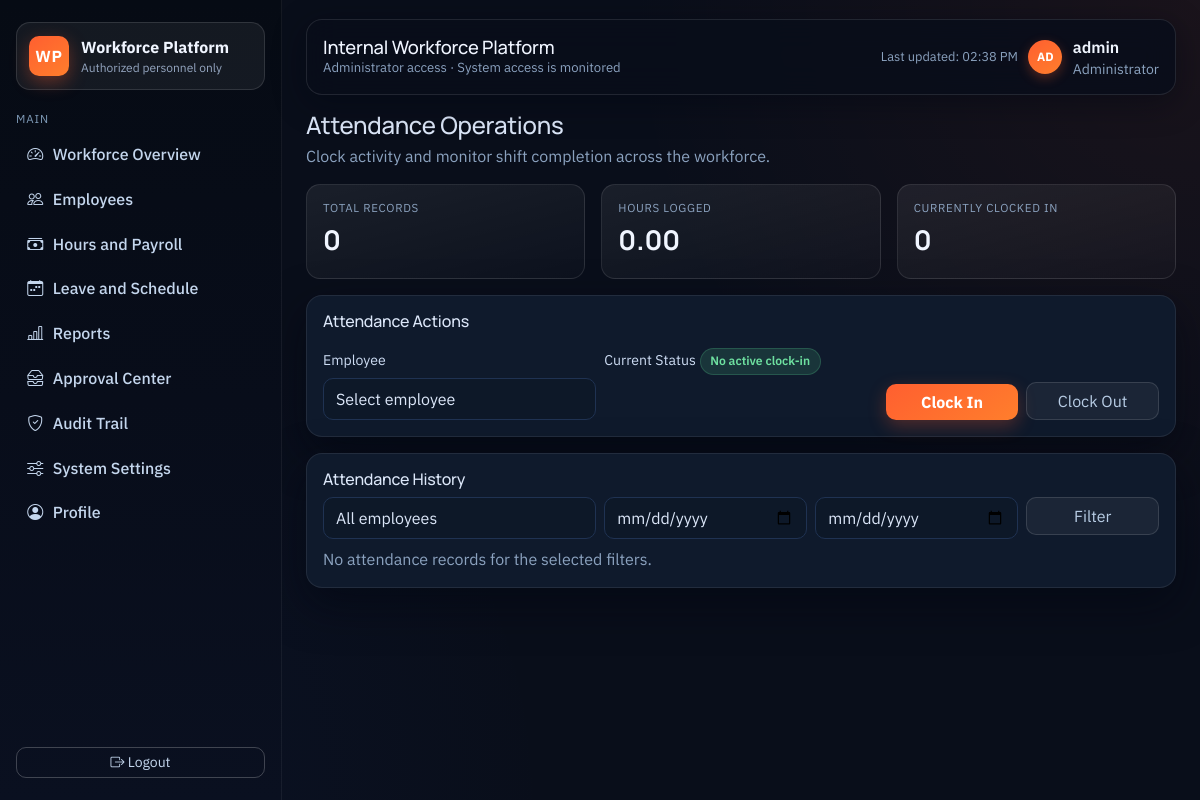
The app's page /attendance/ (signed in), older data.
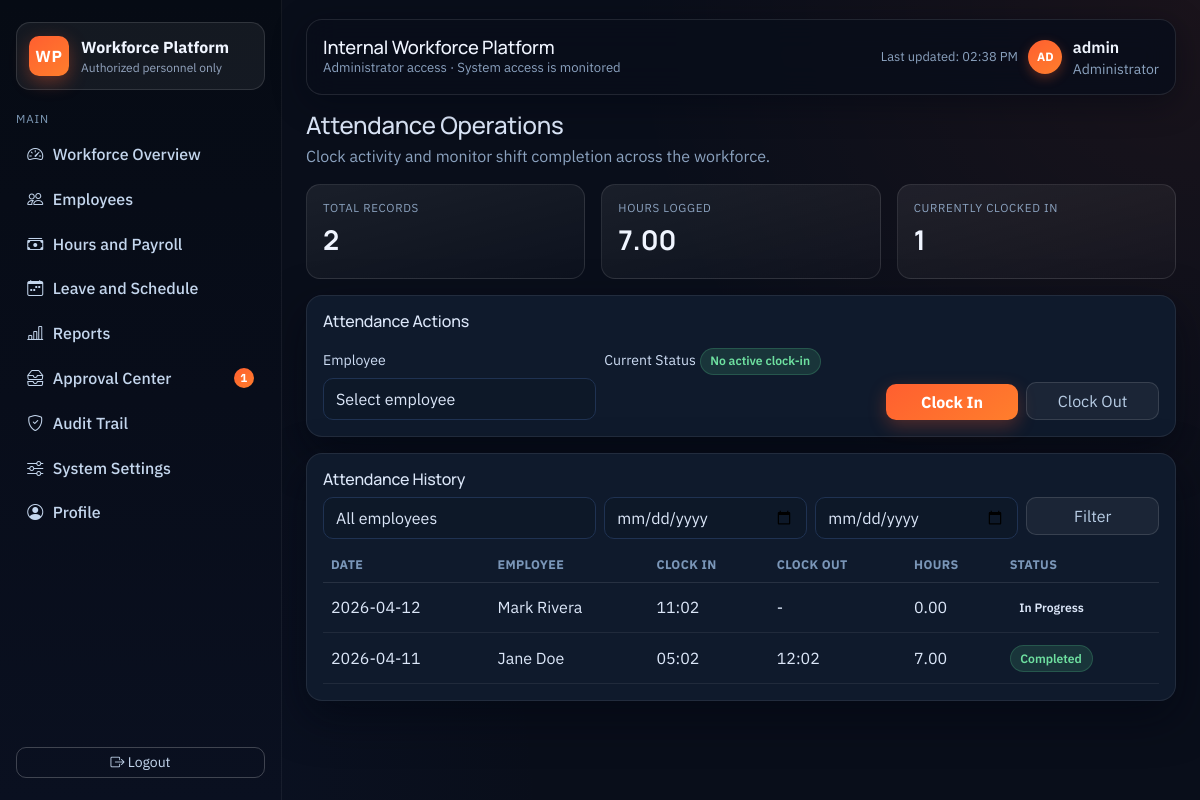
The same page, newer data.
### app/models.py (models this page shows, shortened)
class User(UserMixin, db.Model):
    __tablename__ = "users"
    id = db.Column(db.Integer, primary_key=True)
    username = db.Column(db.String(120), unique=True, nullable=False)
    password_hash = db.Column(db.String(255), nullable=False)
    role = db.Column(db.String(30), nullable=False, default=Role.EMPLOYEE)
    employee_id = db.Column(db.Integer, db.ForeignKey("employees.id"), nullable=True, unique=True)
    created_at = db.Column(db.DateTime, default=datetime.utcnow)
    employee = db.relationship("Employee", back_populates="user", lazy="joined")
    notifications = db.relationship(
        "Notification",
        back_populates="user",
        cascade="all, delete-orphan",
        lazy="select",
    )
    audit_entries = db.relationship(
        "AuditLog",
        back_populates="user",
        cascade="all, delete-orphan",
        lazy="select",
    )
    def is_employee(self) -> bool:
        return self.role == Role.EMPLOYEE
    def has_admin_access(self) -> bool:
        return self.role in Role.ADMIN_LIKE

class Attendance(db.Model):
    __tablename__ = "attendance_records"
    id = db.Column(db.Integer, primary_key=True)
    employee_id = db.Column(db.Integer, db.ForeignKey("employees.id"), nullable=False)
    clock_in_at = db.Column(db.DateTime, nullable=False)
    clock_out_at = db.Column(db.DateTime, nullable=True)
    hours_worked = db.Column(db.Float, nullable=False, default=0.0)
    status = db.Column(db.String(32), nullable=False, default="In Progress")
    date = db.Column(db.Date, nullable=False, default=date.today)
    created_at = db.Column(db.DateTime, default=datetime.utcnow)
    employee = db.relationship("Employee", back_populates="attendance_records", lazy="joined")

class Employee(db.Model):
    __tablename__ = "employees"
    id = db.Column(db.Integer, primary_key=True)
    first_name = db.Column(db.String(120), nullable=False)
    last_name = db.Column(db.String(120), nullable=False)
    email = db.Column(db.String(160), unique=True, nullable=False)
    phone = db.Column(db.String(40), nullable=True)
    department_id = db.Column(db.Integer, db.ForeignKey("departments.id"), nullable=True)
    job_title = db.Column(db.String(120), nullable=False, default="Employee")
    schedule = db.Column(db.String(64), nullable=False, default="Mon-Fri 9:00 AM - 5:00 PM")
    hourly_rate = db.Column(db.Float, nullable=False, default=25.0)
    overtime_multiplier = db.Column(db.Float, nullable=False, default=1.5)
    date_hired = db.Column(db.Date, nullable=False, default=date.today)
    address = db.Column(db.String(255), nullable=True)
    created_at = db.Column(db.DateTime, default=datetime.utcnow)
    department = db.relationship("Department", back_populates="employees", lazy="joined")
    user = db.relationship("User", back_populates="employee", uselist=False)
    payroll_records = db.relationship(
        "PayrollRecord",
        back_populates="employee",
        cascade="all, delete-orphan",
        lazy="select",
    )
    leave_requests = db.relationship(
        "LeaveRequest",
        back_populates="employee",
        cascade="all, delete-orphan",
        lazy="select",
    )
    attendance_records = db.relationship(
        "Attendance",
        back_populates="employee",
        cascade="all, delete-orphan",
        lazy="select",
    )
    def full_name(self):
        return f"{self.first_name} {self.last_name}"

### app/routes/attendance.py (the view, shortened to what this page needs)
@attendance_bp.route("/", methods=("GET", "POST"))
@login_required
def index():
    employee = get_current_employee()
    selected_employee_id = request.args.get("employee_id", "") or None
    start_date = request.args.get("start_date", "")
    end_date = request.args.get("end_date", "")
    employees = []
    if current_user.has_admin_access():
        employees = Employee.query.order_by(Employee.last_name, Employee.first_name).all()
    attendance_query = Attendance.query.options(joinedload(Attendance.employee)).order_by(Attendance.clock_in_at.desc())
    if current_user.is_employee():
        attendance_query = attendance_query.filter_by(employee_id=current_user.employee_id)
    else:
        if selected_employee_id:
            selected_employee_id = parse_positive_int(selected_employee_id, default=None)
            if selected_employee_id:
                attendance_query = attendance_query.filter_by(employee_id=selected_employee_id)
        parsed_start = parse_date(start_date)
        parsed_end = parse_date(end_date)
        if parsed_start:
            attendance_query = attendance_query.filter(Attendance.date >= parsed_start)
        if parsed_end:
            attendance_query = attendance_query.filter(Attendance.date <= parsed_end)
    records = attendance_query.all()
    total_records = Attendance.query.count() if current_user.has_admin_access() else Attendance.query.filter_by(employee_id=current_user.employee_id).count()
    total_hours = sum(record.hours_worked for record in records if record.hours_worked)
    if current_user.has_admin_access():
        active_clock_ins = Attendance.query.filter_by(clock_out_at=None).count()
    else:
        active_clock_ins = Attendance.query.filter_by(employee_id=current_user.employee_id, clock_out_at=None).count()
    active_record = None
    if current_user.is_employee():
        active_record = Attendance.query.filter_by(employee_id=current_user.employee_id, clock_out_at=None).first()
    return render_template(
        "attendance.html",
        active_page="attendance",
        employees=employees,
        records=records,
        selected_employee=selected_employee_id,
        start_date=start_date,
        end_date=end_date,
        total_records=total_records,
        total_hours=total_hours,
        active_clock_ins=active_clock_ins,
        active_record=active_record,
        employee=employee,
    )

### app/models.py (called while the page is built)
    @classmethod
    def label(cls, role: str) -> str:
        mapping = {
            cls.EXECUTIVE: "Executive",
            cls.ADMIN: "Administrator",
            cls.HR: "HR",
            cls.PAYROLL: "Payroll Admin",
            cls.MANAGER: "Manager",
            cls.EMPLOYEE: "Employee",
        }
        if not role:
            return "Unknown"
        return mapping.get(role, role.title())

### app/routes/auth.py (called while the page is built)
@login_manager.user_loader
def load_user(user_id):
    return User.query.get(int(user_id))

### app/utils.py (called while the page is built)
def get_current_employee():
    if current_user.is_authenticated and current_user.employee_id:
        return Employee.query.options(joinedload(Employee.department)).get(current_user.employee_id)
    return None

def parse_date(value):
    if not value:
        return None
    try:
        return date.fromisoformat(value)
    except ValueError:
        return None

### app/templates/attendance.html (shortened to what this page needs)
{% extends "base.html" %}
{% block content %}
<div class="d-flex flex-wrap justify-content-between align-items-start gap-3 mb-3">
  <div>
    <h2 class="h4 mb-1">Attendance Operations</h2>
    <p class="text-muted mb-0">Clock activity and monitor shift completion across the workforce.</p>
  </div>
</div>
<div class="row g-3 mb-3">
  <div class="col-md-4"><div class="kpi-card"><div class="kpi-label">Total Records</div><p class="kpi-value">{{ total_records }}</p></div></div>
  <div class="col-md-4"><div class="kpi-card"><div class="kpi-label">Hours Logged</div><p class="kpi-value">{{ total_hours|hours }}</p></div></div>
  <div class="col-md-4"><div class="kpi-card"><div class="kpi-label">Currently Clocked In</div><p class="kpi-value">{{ active_clock_ins }}</p></div></div>
</div>
<div class="surface-card mb-3">
  <h3 class="h6">Attendance Actions</h3>
  <div class="row g-2 mt-1">
    {% if current_user.has_admin_access() %}
      <div class="col-md-4">
        <label class="form-label">Employee</label>
        <select id="employee_id" class="form-select" form="clockInForm" name="employee_id">
          <option value="">Select employee</option>
        </select>
      </div>
    {% endif %}
    <div class="col-md-4">
      <label class="form-label">Current Status</label>
      <div class="status-badge status-{{ active_record.status|lower|replace(' ', '_') if active_record else 'active' }}">{{ active_record.status if active_record else 'No active clock-in' }}</div>
    </div>
    <div class="col-md-4 d-flex align-items-end gap-2">
      <form id="clockInForm" method="post" class="w-100"><input type="hidden" name="action" value="clock_in" /><button type="submit" class="btn btn-primary w-100">Clock In</button></form>
      <form method="post" class="w-100"><input type="hidden" name="action" value="clock_out" /><button type="submit" class="btn btn-ghost w-100">Clock Out</button></form>
    </div>
  </div>
</div>
<div class="surface-card">
  <h3 class="h6">Attendance History</h3>
  <form method="get" class="row g-2 mb-2">
    {% if current_user.has_admin_access() %}
      <div class="col-md-4">
        <select name="employee_id" class="form-select">
          <option value="">All employees</option>
        </select>
      </div>
    {% endif %}
    <div class="col-md-3"><input type="date" name="start_date" class="form-control" value="{{ start_date }}" /></div>
    <div class="col-md-3"><input type="date" name="end_date" class="form-control" value="{{ end_date }}" /></div>
    <div class="col-md-2"><button class="btn btn-ghost w-100" type="submit">Filter</button></div>
  </form>
  {% if records %}
    <div class="table-responsive">
      <table class="table table-hover align-middle mb-0">
        <thead><tr><th>Date</th><th>Employee</th><th>Clock In</th><th>Clock Out</th><th>Hours</th><th>Status</th></tr></thead>
        <tbody>
          {% for record in records %}
            <tr>
              <td>{{ record.date }}</td>
              <td>{{ record.employee.full_name() }}</td>
              <td>{{ record.clock_in_at.strftime('%H:%M') }}</td>
              <td>{{ record.clock_out_at.strftime('%H:%M') if record.clock_out_at else '-' }}</td>
              <td>{{ record.hours_worked|hours }}</td>
              <td><span class="status-badge status-{{ record.status|lower|replace(' ', '_') }}">{{ record.status }}</span></td>
            </tr>
          {% endfor %}
        </tbody>
      </table>
    </div>
  {% else %}
    <div class="text-muted">No attendance records for the selected filters.</div>
  {% endif %}
</div>
{% endblock %}

### app/templates/base.html (shortened to what this page needs)
<!doctype html>
<html lang="en">
  <head>
    <link href="https://cdn.jsdelivr.net/npm/bootstrap@5.3.2/dist/css/bootstrap.min.css" rel="stylesheet" />
    <link rel="stylesheet" href="https://cdn.jsdelivr.net/npm/bootstrap-icons@1.11.3/font/bootstrap-icons.min.css" />
    <link rel="stylesheet" href="{{ url_for('static', filename='css/site.css') }}" />
  </head>
  <body>
    {% if current_user.is_authenticated %}
      <div class="app-shell">
        <aside class="app-sidebar">
          <div>
            <div class="brand-block">
              <div class="brand-mark">WP</div>
              <div>
                <div class="brand-title">Workforce Platform</div>
                <div class="brand-caption">Authorized personnel only</div>
              </div>
            </div>
            <div class="nav-group-title">Main</div>
            <nav class="nav flex-column nav-enterprise">
              {% if current_user.has_admin_access() %}
                <a class="nav-link {% if active_page == 'dashboard' %}active{% endif %}" href="{{ url_for('employees.dashboard') }}"><i class="bi bi-speedometer2"></i> Workforce Overview</a>
                <a class="nav-link {% if active_page == 'employees' %}active{% endif %}" href="{{ url_for('employees.employee_directory') }}"><i class="bi bi-people"></i> Employees</a>
                <a class="nav-link {% if active_page == 'payroll' %}active{% endif %}" href="{{ url_for('employees.payroll') }}"><i class="bi bi-cash-stack"></i> Hours and Payroll</a>
                <a class="nav-link {% if active_page == 'leave' %}active{% endif %}" href="{{ url_for('leave.index') }}"><i class="bi bi-calendar-week"></i> Leave and Schedule</a>
                <a class="nav-link {% if active_page == 'reports' %}active{% endif %}" href="{{ url_for('reports.index') }}"><i class="bi bi-bar-chart-line"></i> Reports</a>
                <a class="nav-link {% if active_page == 'notifications' %}active{% endif %}" href="{{ url_for('notifications.index') }}"><i class="bi bi-inboxes"></i> Approval Center {% if unread_notification_count > 0 %}<span class="pill-count">{{ unread_notification_count }}</span>{% endif %}</a>
                <a class="nav-link {% if active_page == 'audit' %}active{% endif %}" href="{{ url_for('audit.index') }}"><i class="bi bi-shield-check"></i> Audit Trail</a>
                <a class="nav-link {% if active_page == 'settings' %}active{% endif %}" href="{{ url_for('employees.settings') }}"><i class="bi bi-sliders"></i> System Settings</a>
              {% endif %}
              <a class="nav-link {% if active_page == 'profile' %}active{% endif %}" href="{{ url_for('employees.profile') }}"><i class="bi bi-person-circle"></i> Profile</a>
            </nav>
          </div>
          <a class="btn btn-outline-light btn-sm" href="{{ url_for('auth.logout') }}"><i class="bi bi-box-arrow-right"></i> Logout</a>
        </aside>
        <main class="app-main">
          <header class="app-topbar">
            <div>
              <h1 class="topbar-title">{{ page_title or 'Internal Workforce Platform' }}</h1>
              <div class="topbar-caption">{{ role_label(current_user.role) }} access · System access is monitored</div>
            </div>
            <div class="topbar-user">
              <div class="text-end">
                <div class="muted-meta">Last updated: <span id="lastUpdatedLabel">just now</span></div>
              </div>
              <div class="avatar-chip">{{ current_user.username[:2]|upper }}</div>
              <div>
                <div class="fw-semibold" style="color:#f0f5ff">{{ current_user.username }}</div>
                <div class="small text-muted">{{ role_label(current_user.role) }}</div>
              </div>
            </div>
          </header>
          <section class="app-content">
    {% endif %}
    {% block content %}{% endblock %}
    {% if current_user.is_authenticated %}
          </section>
        </main>
      </div>
    {% else %}
      </main>
    {% endif %}
  </body>
</html>

Row changes from the older to the newer data that the page shows:
added Attendance: date "2026-04-12", employee.full_name "Mark Rivera", clock_in_at "11:02", clock_out_at "-", hours_worked|hours "0.00", status "In Progress"
added Attendance: date "2026-04-11", employee.full_name "Jane Doe", clock_in_at "05:02", clock_out_at "12:02", hours_worked|hours "7.00", status "Completed"
Text that changed along with them:
{{ unread_notification_count }}: (not shown) → "1"
{{ total_records }}: "0" → "2"
{{ total_hours|hours }}: "0.00" → "7.00"
{{ active_clock_ins }}: "0" → "1"
text no longer shown: "No attendance records for the selected filters."
text now shown: "DATE EMPLOYEE CLOCK IN CLOCK OUT HOURS STATUS"
